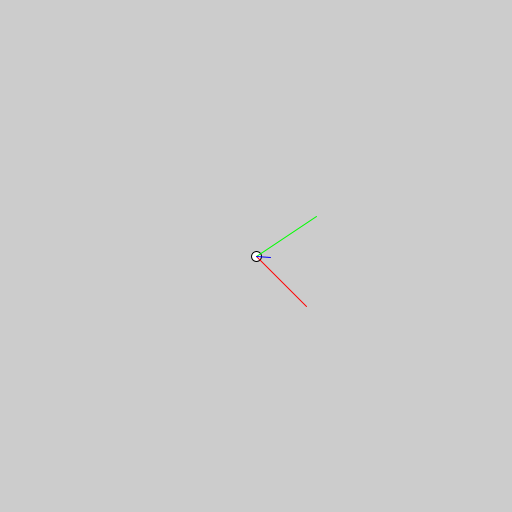
Frame 1 (no input)
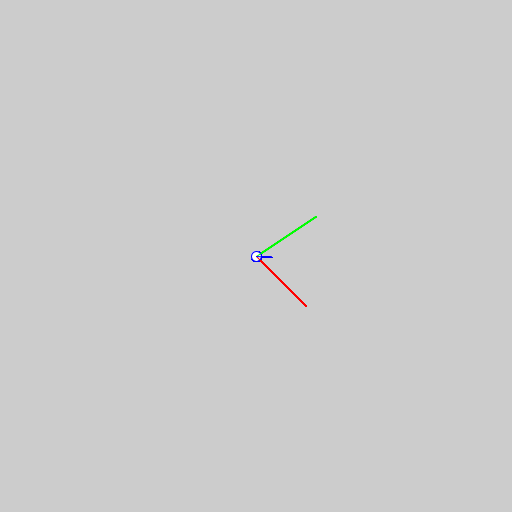
Frame 60 (the mouse pressed at the canvas centre just before this capture)
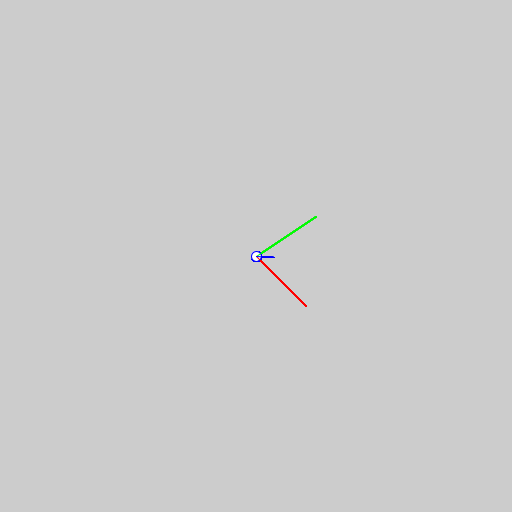
Frame 120 (the mouse held since frame 60 and released just before this capture)

The Processing sketch that drew these frames (run headless with seeded random() and noise(); from frame 60 on, the mouse is pressed at the canvas centre):

// Processing sketch: sketch_02_vectores
// ── sketch_02_vectores.pde
PVector a, b;
void setup () {
  size(512, 512);
  a = new PVector (50, 50);
  b = new PVector (60, -40);
}

void draw() {
  translate(256, 256);
  circle(0,0,10);
  dibujarVector(a, 255, 0, 0);
  dibujarVector(b, 0, 255, 0);
  PVector c = PVector.add(a,b);
  dibujarVector(c.mult((float)second()/59.0), 0, 0, 255);
}

void dibujarVector(PVector v, int r, int g, int b) {
  stroke(r,g,b);
  line(0, 0, v.x, v.y);
}
